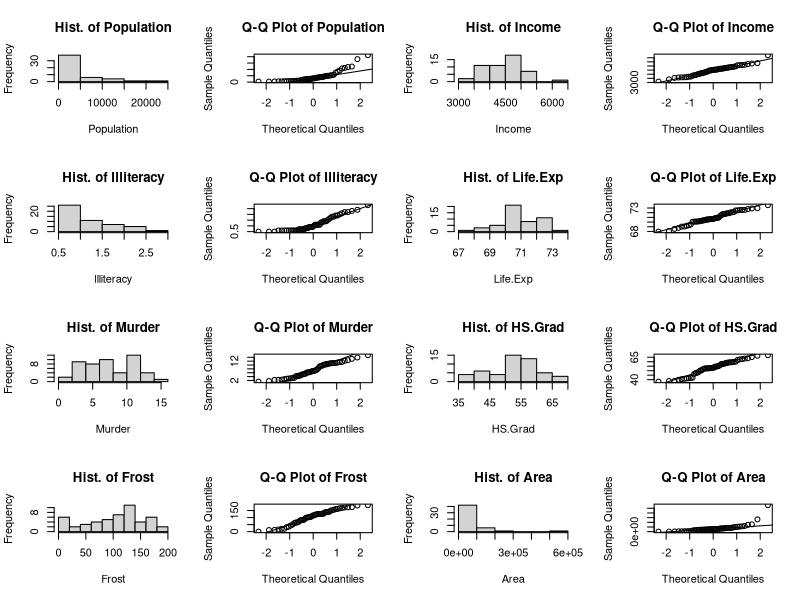
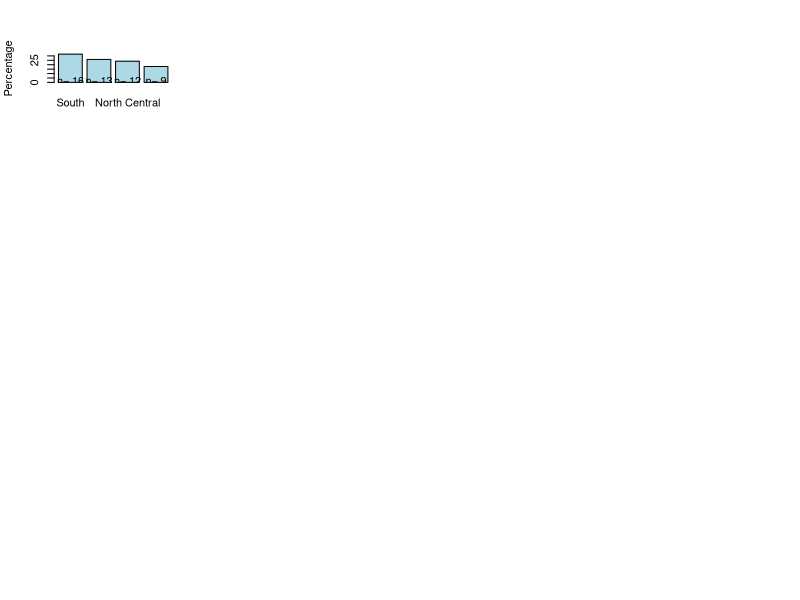
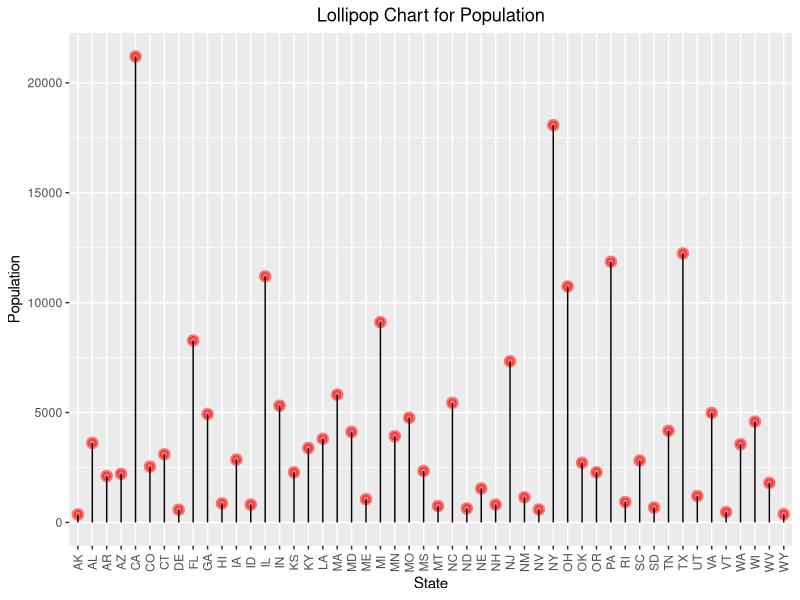
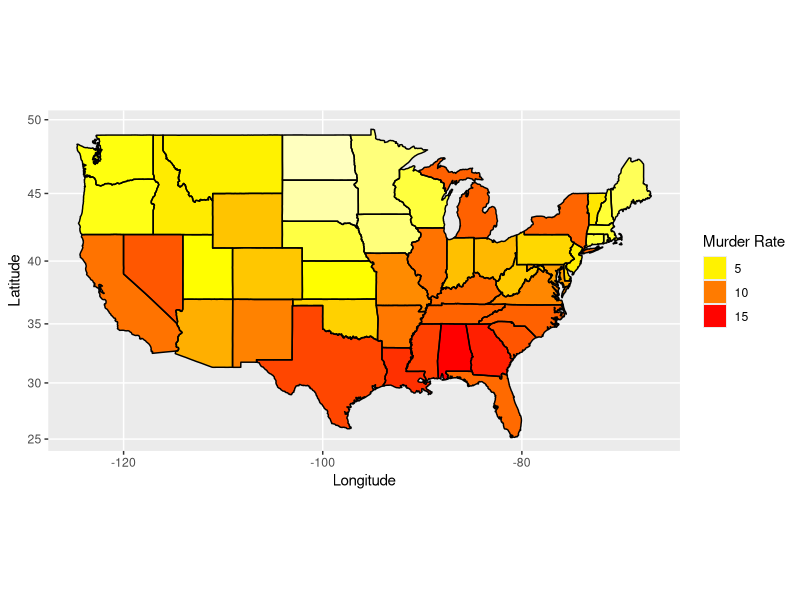
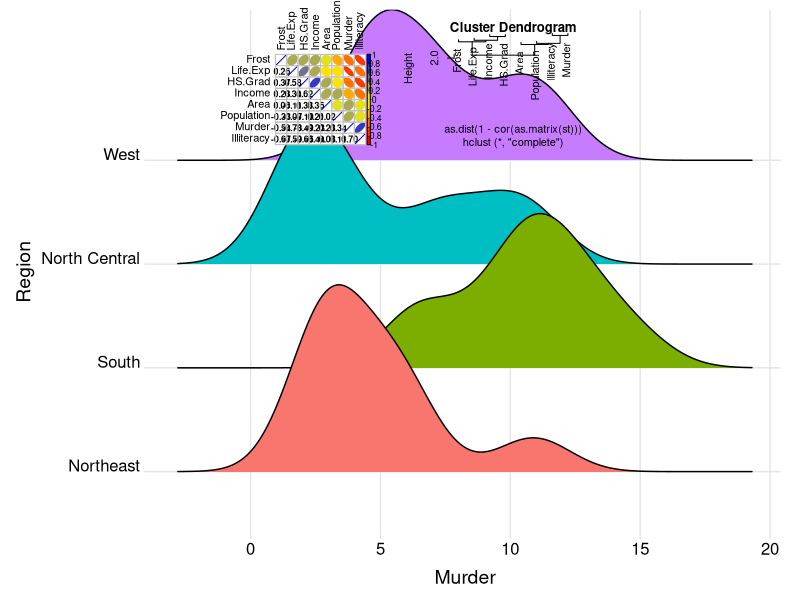
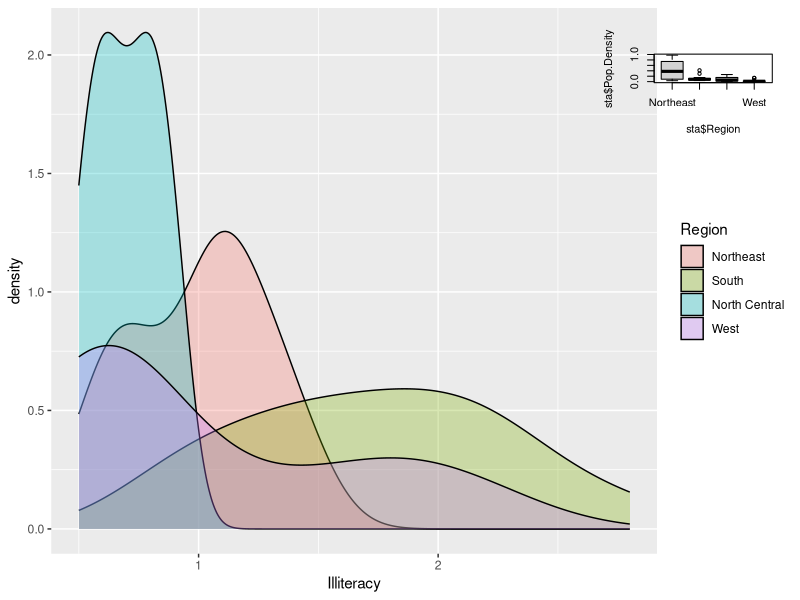
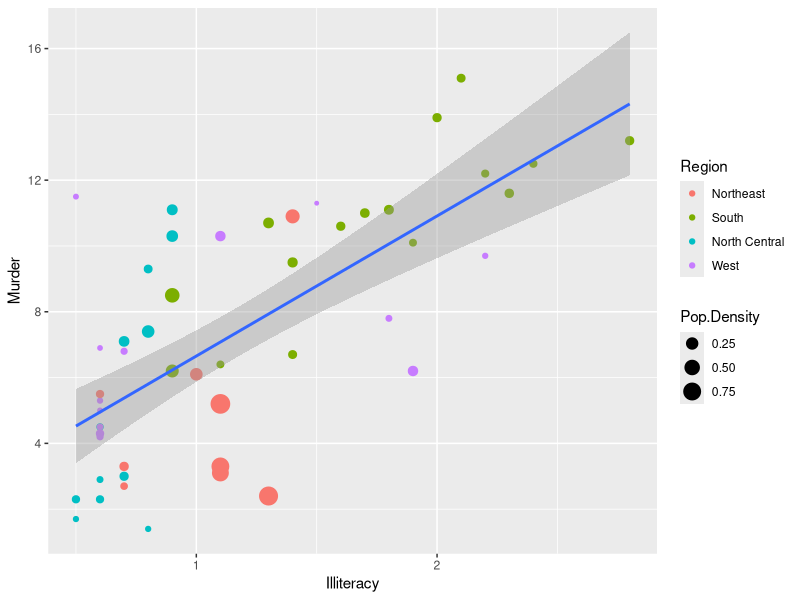
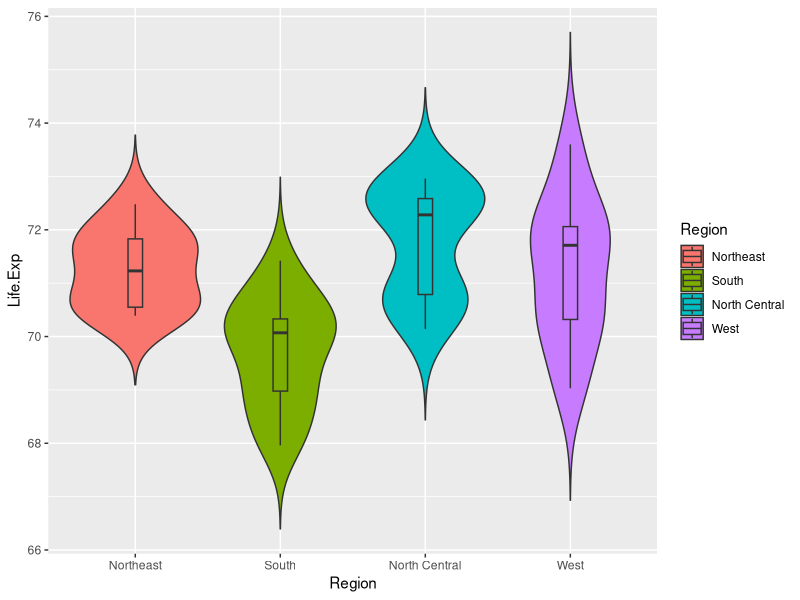

Source code (R) for these figures, in order:
## ---- chunk 1
tem <- data.frame(state.x77)               # transform matrix into data frame
sta <- cbind(state.abb, tem, state.region) #combine the three data sets
colnames(sta)[1] <- "State"                #Rename first column
colnames(sta)[10] <- "Region"              #Rename the 10th column
head(sta)
str(sta)
summary(sta)
## ---- chunk 2
library(dplyr)
a <- colnames(sta)[2:9] # pick up all numeric columns/variables according to the names 
par(mfrow = c(4, 4))    # layout outouts in 4 rows and 4 columns
for (i in 1:length(a)){ # Use a for loop to test normality of all variables listed in the vector a
  sub = sta[a[i]][,1] # Extract correspoinding values in sta given a[i].
                      # Take i=1 as an example: a[1]='Population'. sta[a[1]] is a data frame 
                      #containing state names and corresponding population information. 
                      # Functions, such as hist(), qqnorm() can not be applied to a data frame.
                      # The sub = sta[a[1]][,1] extracts the poplutlation information from the data 
                      # frame as a numeric vector. Functions can be applied to a vector directly.  
  hist(sub, main = paste("Hist. of", a[i], sep = " "), xlab = a[i])
  qqnorm(sub, main = paste("Q-Q Plot of", a[i], sep = " ")) #Q-Q plot
  qqline(sub)           # Add a QQ plot line. 
  if (i == 1) {s.t <- shapiro.test(sub) # Normality test for population
  } else {s.t <- rbind(s.t, shapiro.test(sub)) # Bind a new test result to previous results in row. 
 }
}
s.t <- s.t[, 1:2]       # take the first two column of shapiro.test result
s.t <- cbind(a, s.t)    # add variable name for the result
s.t
## ---- chunk 3
counts <- sort(table(sta$Region), decreasing = TRUE)  #Count the number of states in each region
percentages <- 100 * counts / length(sta$Region)      #Calculate the percentage of states in each region
barplot(percentages, ylab = "Percentage", col = "lightblue") #Obtain bar chart based on percentages
text(x=seq(0.7, 5, 1.2), 2, paste("n=", counts))      #Add count to each bar
## ---- chunk 4
library(ggplot2)
ggplot(sta, aes(x = State, y = Population)) +
  geom_point(size=3, color="red", fill=alpha("orange", 0.3), alpha=0.5, shape=20, stroke=2) +
  geom_segment(aes(x = State, xend = State, y = 0, yend = Population)) +
  labs(title = "Lollipop Chart for Population") +
  theme(plot.title = element_text(hjust = 0.5), axis.text.x = element_text(angle = 90, vjust = 0.5))
## ---- chunk 5
library(maps)
library(ggplot2)
sta$region <- tolower(state.name)  # Create new character vector with lowercase states names
states <- map_data("state")        # Extract state data
map <- merge(states, sta, by = "region", all.x = T)  # Merge states and state.x77 data
map <- map[order(map$order), ]
ggplot(map, aes(x = long, y = lat, group = group)) +  
  geom_polygon(aes(fill = Murder)) +   
  geom_path() + 
  scale_fill_gradientn(colours = rev(heat.colors(10))) +
  coord_map() +
  labs(x = "Longitude", y = "Latitude") +
  guides(fill = guide_legend(title = "Murder Rate")) +  
  theme(plot.title = element_text(hjust = 0.5))
## ---- chunk 6
library(ggridges)
ggplot(sta, aes(x = Murder, y = Region, fill = Region)) +
  geom_density_ridges() +
  theme_ridges() + 
  theme(legend.position = "none", plot.title = element_text(hjust = 0.5),
        axis.title.x = element_text(hjust = 0.5), axis.title.y = element_text(hjust = 0.5))
## ---- chunk 7
st <- sta[, 2:9] #take numeric variables as goal matrix
library(ellipse) 
library(corrplot)
corMatrix <- cor(as.matrix(st)) # Calculate correlation matrix
col <- colorRampPalette(c("red", "yellow", "blue"))   #Color values. Red, yellow and blue represent that the coefficients are -1, 0 and 1 respectively. You can use more than 3 colors to represent the coefficients ranging from -1 to 1.
corrplot.mixed(corMatrix, order = "AOE", lower = "number", lower.col = "black", 
               number.cex = .8, upper = "ellipse",  upper.col = col(10), 
               diag = "u", tl.pos = "lt", tl.col = "black") #Type ?corrplot.mixed in the Console to get help in detail.
## ---- chunk 8
plot(hclust(as.dist(1 - cor(as.matrix(st)))))  # hierarchical clustering
## ---- chunk 9
ggplot(sta, aes(x = Illiteracy, fill = Region)) + geom_density(alpha = 0.3)
## ---- chunk 10
sta$Pop.Density <- sta$Population/sta$Area
boxplot(sta$Pop.Density ~ sta$Region)
model <- aov(sta$Pop.Density ~ sta$Region, sta)
summary(model)
## ---- chunk 11
ggplot(sta, aes(x = Illiteracy, y = Murder)) + 
  geom_point(aes(size = Pop.Density, color = Region)) + 
  geom_smooth(method = 'lm',formula = y ~ x) +  # add regression line
  theme(plot.title = element_text(hjust = 0.5))
## ---- chunk 12
ggplot(sta, aes(x = Region, y = Life.Exp, fill = Region)) + 
  geom_violin(trim=FALSE) + 
  geom_boxplot(width=0.1) +
  theme(plot.title = element_text(hjust = 0.5))
## ---- chunk 13
# group income into IncomeType first
sta.income <- sta %>% mutate(IncomeType = factor(ifelse(Income < 3500, "Under3500",  
                             ifelse(Income < 4000 & Income >= 3500, "3500-4000",
                                    ifelse(Income < 4500 & Income >= 4000, "4000-4500",
                                           ifelse(Income < 5000 & Income >= 4500, "4500-5000", 
                                                  "Above5000"))))))
ggplot(sta.income, aes(x = Murder, y = Life.Exp)) + 
  geom_point(aes(shape = IncomeType, color = Region, size = HS.Grad)) + 
  geom_smooth(method = 'lm',formula = y ~ x) +
  #labs(title = "Murder Vs Life.Exp with HS.Grad and IncomeType by region") +
  theme(plot.title = element_text(hjust = 0.5))
## ---- chunk 14
library(gplots)
st.matrix <- as.matrix(st) # transfer the data frame to matrix
s <- apply(st.matrix, 2, function(y)(y - mean(y)) / sd(y))  # standardize data
a <- heatmap.2(s, 
          col = greenred(75),   #color green red
          density.info = "none", 
          trace = "none", 
          scale = "none", 
          RowSideColors = rainbow(4)[sta$Region],  
          srtCol = 45,  #column labels at 45 degree
          margins = c(5, 8), # bottom and right margins
          lhei = c(5, 15)
) 
legend("topright", levels(sta$Region), fill = rainbow(4), cex = 0.8)  # add legend 
## ---- chunk 15
row.names(st) <- sta$State
stars(st, key.loc = c(13, 1.5), draw.segments = T)   
## ---- chunk 16
pca = prcomp(st, scale = T)  #scale = T to normalize the data
pca
plot(pca)  # plot the amount of variance each principal components captures.
summary(pca)  #shows the importance of the components
percentVar <- round(100 * summary(pca)$importance[2, 1:7], 0) # compute % variances
percentVar
## ---- chunk 17
library(ggfortify)
row.names(sta) <- sta$State
autoplot(prcomp(st,  scale = T), data = sta, 
         colour = 'Region', shape = FALSE, label = TRUE, label.size = 3.5,
         loadings = TRUE, loadings.colour = 'blue', loadings.label = TRUE, 
         loadings.label.size = 4, loadings.label.colour = 'blue')
## ---- chunk 18
lm.data <- sta[, c(2:6, 9:10)]
lm.data <- within(lm.data, Region <- relevel(Region, ref = "South"))  # set region South as reference
model <- lm(Murder ~ .,  data = lm.data)
summary(model)
